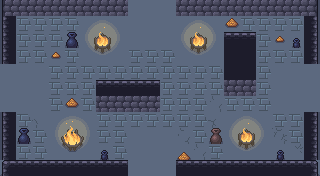

Rendered tile map (Tiled .tmx) drawn with the repository's tilesets; below, a short description and the full map source, tile grids included:
An orthogonal 20x11 tile map with 16x16 px tiles, 6 tile layers (ground, dressing, decor, walls, ...), 5 tilesets and 12 objects (5x ENTRY, 5x ENEMY, 2x PROP).

<map version="1.10" tiledversion="1.10.2" orientation="orthogonal" renderorder="right-down" width="20" height="11" tilewidth="16" tileheight="16" infinite="0" nextlayerid="8" nextobjectid="13">
 <tileset firstgid="1" name="wall" tilewidth="16" tileheight="16" tilecount="493" columns="17">
  <image source="../../../gfx/tiles/cove/walls_floor.png" width="272" height="464" />
 </tileset>
 <tileset firstgid="494" name="cracks" tilewidth="16" tileheight="16" tilecount="120" columns="8">
  <image source="../../../gfx/tiles/cove/cracks_floor.png" width="128" height="240" />
 </tileset>
 <tileset firstgid="614" name="wallcracks" tilewidth="16" tileheight="16" tilecount="256" columns="8">
  <image source="../../../gfx/tiles/cove/cracks_walls.png" width="128" height="512" />
 </tileset>
 <tileset firstgid="870" name="objects" tilewidth="16" tileheight="16" tilecount="216" columns="24">
  <image source="../../../gfx/tiles/cove/objects.png" width="384" height="144" />
 </tileset>
 <tileset firstgid="1086" name="fire" tilewidth="16" tileheight="16" tilecount="198" columns="11">
  <image source="../../../gfx/tiles/cove/fire.png" width="176" height="288" />
  <tile id="0">
   <animation>
    <frame tileid="0" duration="150" />
    <frame tileid="33" duration="150" />
    <frame tileid="66" duration="150" />
    <frame tileid="99" duration="150" />
    <frame tileid="132" duration="150" />
    <frame tileid="165" duration="150" />
   </animation>
  </tile>
  <tile id="1">
   <animation>
    <frame tileid="1" duration="150" />
    <frame tileid="34" duration="150" />
    <frame tileid="67" duration="150" />
    <frame tileid="100" duration="150" />
    <frame tileid="133" duration="150" />
    <frame tileid="166" duration="150" />
   </animation>
  </tile>
  <tile id="2">
   <animation>
    <frame tileid="2" duration="150" />
    <frame tileid="35" duration="150" />
    <frame tileid="68" duration="150" />
    <frame tileid="101" duration="150" />
    <frame tileid="134" duration="150" />
    <frame tileid="167" duration="150" />
   </animation>
  </tile>
  <tile id="3">
   <animation>
    <frame tileid="3" duration="150" />
    <frame tileid="36" duration="150" />
    <frame tileid="69" duration="150" />
    <frame tileid="102" duration="150" />
    <frame tileid="135" duration="150" />
    <frame tileid="168" duration="150" />
   </animation>
  </tile>
  <tile id="4">
   <animation>
    <frame tileid="4" duration="150" />
    <frame tileid="37" duration="150" />
    <frame tileid="70" duration="150" />
    <frame tileid="103" duration="150" />
    <frame tileid="136" duration="150" />
    <frame tileid="169" duration="150" />
   </animation>
  </tile>
  <tile id="5">
   <animation>
    <frame tileid="5" duration="150" />
    <frame tileid="38" duration="150" />
    <frame tileid="71" duration="150" />
    <frame tileid="104" duration="150" />
    <frame tileid="137" duration="150" />
    <frame tileid="170" duration="150" />
   </animation>
  </tile>
  <tile id="6">
   <animation>
    <frame tileid="6" duration="150" />
    <frame tileid="39" duration="150" />
    <frame tileid="72" duration="150" />
    <frame tileid="105" duration="150" />
    <frame tileid="138" duration="150" />
    <frame tileid="171" duration="150" />
   </animation>
  </tile>
  <tile id="7">
   <animation>
    <frame tileid="7" duration="150" />
    <frame tileid="40" duration="150" />
    <frame tileid="73" duration="150" />
    <frame tileid="106" duration="150" />
    <frame tileid="139" duration="150" />
    <frame tileid="172" duration="150" />
   </animation>
  </tile>
  <tile id="8">
   <animation>
    <frame tileid="8" duration="150" />
    <frame tileid="41" duration="150" />
    <frame tileid="74" duration="150" />
    <frame tileid="107" duration="150" />
    <frame tileid="140" duration="150" />
    <frame tileid="173" duration="150" />
   </animation>
  </tile>
  <tile id="9">
   <animation>
    <frame tileid="9" duration="150" />
    <frame tileid="42" duration="150" />
    <frame tileid="75" duration="150" />
    <frame tileid="108" duration="150" />
    <frame tileid="141" duration="150" />
    <frame tileid="174" duration="150" />
   </animation>
  </tile>
  <tile id="10">
   <animation>
    <frame tileid="10" duration="150" />
    <frame tileid="43" duration="150" />
    <frame tileid="76" duration="150" />
    <frame tileid="109" duration="150" />
    <frame tileid="142" duration="150" />
    <frame tileid="175" duration="150" />
   </animation>
  </tile>
  <tile id="11">
   <animation>
    <frame tileid="11" duration="150" />
    <frame tileid="44" duration="150" />
    <frame tileid="77" duration="150" />
    <frame tileid="110" duration="150" />
    <frame tileid="143" duration="150" />
    <frame tileid="176" duration="150" />
   </animation>
  </tile>
  <tile id="12">
   <animation>
    <frame tileid="12" duration="150" />
    <frame tileid="45" duration="150" />
    <frame tileid="78" duration="150" />
    <frame tileid="111" duration="150" />
    <frame tileid="144" duration="150" />
    <frame tileid="177" duration="150" />
   </animation>
  </tile>
  <tile id="13">
   <animation>
    <frame tileid="13" duration="150" />
    <frame tileid="46" duration="150" />
    <frame tileid="79" duration="150" />
    <frame tileid="112" duration="150" />
    <frame tileid="145" duration="150" />
    <frame tileid="178" duration="150" />
   </animation>
  </tile>
  <tile id="14">
   <animation>
    <frame tileid="14" duration="150" />
    <frame tileid="47" duration="150" />
    <frame tileid="80" duration="150" />
    <frame tileid="113" duration="150" />
    <frame tileid="146" duration="150" />
    <frame tileid="179" duration="150" />
   </animation>
  </tile>
  <tile id="15">
   <animation>
    <frame tileid="15" duration="150" />
    <frame tileid="48" duration="150" />
    <frame tileid="81" duration="150" />
    <frame tileid="114" duration="150" />
    <frame tileid="147" duration="150" />
    <frame tileid="180" duration="150" />
   </animation>
  </tile>
  <tile id="16">
   <animation>
    <frame tileid="16" duration="150" />
    <frame tileid="49" duration="150" />
    <frame tileid="82" duration="150" />
    <frame tileid="115" duration="150" />
    <frame tileid="148" duration="150" />
    <frame tileid="181" duration="150" />
   </animation>
  </tile>
  <tile id="17">
   <animation>
    <frame tileid="17" duration="150" />
    <frame tileid="50" duration="150" />
    <frame tileid="83" duration="150" />
    <frame tileid="116" duration="150" />
    <frame tileid="149" duration="150" />
    <frame tileid="182" duration="150" />
   </animation>
  </tile>
  <tile id="18">
   <animation>
    <frame tileid="18" duration="150" />
    <frame tileid="51" duration="150" />
    <frame tileid="84" duration="150" />
    <frame tileid="117" duration="150" />
    <frame tileid="150" duration="150" />
    <frame tileid="183" duration="150" />
   </animation>
  </tile>
  <tile id="19">
   <animation>
    <frame tileid="19" duration="150" />
    <frame tileid="52" duration="150" />
    <frame tileid="85" duration="150" />
    <frame tileid="118" duration="150" />
    <frame tileid="151" duration="150" />
    <frame tileid="184" duration="150" />
   </animation>
  </tile>
  <tile id="20">
   <animation>
    <frame tileid="20" duration="150" />
    <frame tileid="53" duration="150" />
    <frame tileid="86" duration="150" />
    <frame tileid="119" duration="150" />
    <frame tileid="152" duration="150" />
    <frame tileid="185" duration="150" />
   </animation>
  </tile>
  <tile id="21">
   <animation>
    <frame tileid="21" duration="150" />
    <frame tileid="54" duration="150" />
    <frame tileid="87" duration="150" />
    <frame tileid="120" duration="150" />
    <frame tileid="153" duration="150" />
    <frame tileid="186" duration="150" />
   </animation>
  </tile>
  <tile id="22">
   <animation>
    <frame tileid="22" duration="150" />
    <frame tileid="55" duration="150" />
    <frame tileid="88" duration="150" />
    <frame tileid="121" duration="150" />
    <frame tileid="154" duration="150" />
    <frame tileid="187" duration="150" />
   </animation>
  </tile>
  <tile id="23">
   <animation>
    <frame tileid="23" duration="150" />
    <frame tileid="56" duration="150" />
    <frame tileid="89" duration="150" />
    <frame tileid="122" duration="150" />
    <frame tileid="155" duration="150" />
    <frame tileid="188" duration="150" />
   </animation>
  </tile>
  <tile id="24">
   <animation>
    <frame tileid="24" duration="150" />
    <frame tileid="57" duration="150" />
    <frame tileid="90" duration="150" />
    <frame tileid="123" duration="150" />
    <frame tileid="156" duration="150" />
    <frame tileid="189" duration="150" />
   </animation>
  </tile>
  <tile id="25">
   <animation>
    <frame tileid="25" duration="150" />
    <frame tileid="58" duration="150" />
    <frame tileid="91" duration="150" />
    <frame tileid="124" duration="150" />
    <frame tileid="157" duration="150" />
    <frame tileid="190" duration="150" />
   </animation>
  </tile>
  <tile id="26">
   <animation>
    <frame tileid="26" duration="150" />
    <frame tileid="59" duration="150" />
    <frame tileid="92" duration="150" />
    <frame tileid="125" duration="150" />
    <frame tileid="158" duration="150" />
    <frame tileid="191" duration="150" />
   </animation>
  </tile>
  <tile id="27">
   <animation>
    <frame tileid="27" duration="150" />
    <frame tileid="60" duration="150" />
    <frame tileid="93" duration="150" />
    <frame tileid="126" duration="150" />
    <frame tileid="159" duration="150" />
    <frame tileid="192" duration="150" />
   </animation>
  </tile>
  <tile id="28">
   <animation>
    <frame tileid="28" duration="150" />
    <frame tileid="61" duration="150" />
    <frame tileid="94" duration="150" />
    <frame tileid="127" duration="150" />
    <frame tileid="160" duration="150" />
    <frame tileid="193" duration="150" />
   </animation>
  </tile>
  <tile id="29">
   <animation>
    <frame tileid="29" duration="150" />
    <frame tileid="62" duration="150" />
    <frame tileid="95" duration="150" />
    <frame tileid="128" duration="150" />
    <frame tileid="161" duration="150" />
    <frame tileid="194" duration="150" />
   </animation>
  </tile>
  <tile id="30">
   <animation>
    <frame tileid="30" duration="150" />
    <frame tileid="63" duration="150" />
    <frame tileid="96" duration="150" />
    <frame tileid="129" duration="150" />
    <frame tileid="162" duration="150" />
    <frame tileid="195" duration="150" />
   </animation>
  </tile>
  <tile id="31">
   <animation>
    <frame tileid="31" duration="150" />
    <frame tileid="64" duration="150" />
    <frame tileid="97" duration="150" />
    <frame tileid="130" duration="150" />
    <frame tileid="163" duration="150" />
    <frame tileid="196" duration="150" />
   </animation>
  </tile>
  <tile id="32">
   <animation>
    <frame tileid="32" duration="150" />
    <frame tileid="65" duration="150" />
    <frame tileid="98" duration="150" />
    <frame tileid="131" duration="150" />
    <frame tileid="164" duration="150" />
    <frame tileid="197" duration="150" />
   </animation>
  </tile>
 </tileset>
 <layer id="1" name="ground" width="20" height="11">
  <data encoding="csv">
251,251,251,251,251,251,251,251,251,251,251,251,251,251,251,251,251,251,251,251,
251,251,251,251,251,251,251,251,251,251,251,251,251,251,251,251,251,251,251,251,
251,251,251,251,251,251,251,251,251,251,251,251,251,251,251,251,251,251,251,251,
251,251,251,251,251,251,251,251,251,251,251,251,251,251,251,251,251,251,251,251,
251,251,251,251,251,251,251,251,251,251,251,251,251,251,251,251,251,251,251,251,
251,251,251,251,251,251,251,251,251,251,251,251,251,251,251,251,251,251,251,251,
251,251,251,251,251,251,251,251,251,251,251,251,251,251,251,251,251,251,251,251,
251,251,251,251,251,251,251,251,251,251,251,251,251,251,251,251,251,251,251,251,
251,251,251,251,251,251,251,251,251,251,251,251,251,251,251,251,251,251,251,251,
251,251,251,251,251,251,251,251,251,251,251,251,251,251,251,251,251,251,251,251,
251,251,251,251,251,251,251,251,251,251,251,251,251,251,251,251,251,251,251,251
</data>
 </layer>
 <layer id="2" name="dressing" width="20" height="11">
  <data encoding="csv">
0,616,0,0,0,0,0,0,0,0,0,640,656,0,0,0,0,641,0,0,
0,232,232,232,232,1094,1095,1096,0,0,0,1094,1095,1096,1051,232,232,232,232,0,
0,232,232,232,0,1105,0,1107,0,0,0,1105,0,1107,0,0,232,1052,0,0,
0,232,232,1052,232,1116,1117,1118,232,232,232,1116,1117,1118,0,0,232,232,232,0,
0,0,0,232,232,232,232,232,232,232,232,232,232,232,0,0,232,0,0,0,
0,0,0,232,232,232,0,0,0,0,232,232,232,232,0,0,232,0,0,0,
0,0,0,232,1051,232,0,0,0,0,232,232,232,610,232,232,232,0,0,0,
0,232,595,1091,1092,1093,232,232,232,232,232,232,232,591,1094,1095,1096,232,232,0,
0,0,232,1102,0,1104,232,232,0,0,0,606,232,0,1105,0,1107,608,232,0,
0,232,232,1113,1114,1115,0,232,0,0,0,910,610,232,1116,1117,1118,0,600,0,
0,0,0,0,0,0,0,0,0,0,0,0,0,0,0,0,0,0,0,0
</data>
 </layer>
 <layer id="3" name="decor" width="20" height="11">
  <data encoding="csv">
0,0,0,0,0,0,0,0,0,0,0,0,0,0,0,0,0,0,0,0,
0,0,0,0,0,0,0,0,0,0,0,0,0,0,0,0,0,0,0,0,
0,0,0,0,0,0,0,0,0,0,0,0,0,0,0,0,0,0,0,0,
0,0,0,0,0,0,0,0,0,0,0,0,0,0,0,0,0,0,0,0,
0,0,0,0,0,0,0,0,0,0,0,0,0,0,0,0,0,0,0,0,
0,0,0,0,0,0,0,0,0,0,0,0,0,0,0,0,0,0,0,0,
0,0,0,0,0,0,0,0,0,0,0,0,0,0,0,0,0,0,0,0,
0,0,0,0,0,0,0,0,0,0,0,0,0,0,0,0,0,0,0,0,
0,0,0,0,0,0,0,0,0,0,0,0,0,0,0,0,0,0,0,0,
0,0,0,0,0,0,0,0,0,0,0,0,0,0,0,0,0,0,0,0,
0,0,0,0,0,0,0,0,0,0,0,0,0,0,0,0,0,0,0,0
</data>
 </layer>
 <layer id="4" name="walls" width="20" height="11">
  <data encoding="csv">
70,71,71,71,71,71,71,71,0,0,0,71,71,71,71,71,71,71,71,72,
36,0,0,0,0,0,0,0,0,0,0,0,0,0,0,0,0,0,0,38,
36,0,0,0,0,0,0,0,0,0,0,0,0,0,0,0,0,0,0,38,
36,0,0,0,0,0,0,0,0,0,0,0,0,0,0,0,0,0,0,38,
0,0,0,0,0,0,0,0,0,0,0,0,0,0,0,0,0,0,0,0,
0,0,0,0,0,0,0,0,0,0,0,0,0,0,0,0,0,0,0,0,
0,0,0,0,0,0,0,0,0,0,0,0,0,0,0,0,0,0,0,0,
36,0,0,0,0,0,0,0,0,0,0,0,0,0,0,0,0,0,0,38,
36,0,0,0,0,0,0,0,0,0,0,0,0,0,0,0,0,0,0,38,
36,0,0,0,0,0,0,0,0,0,0,0,0,0,0,0,0,0,0,38,
19,20,20,20,20,20,20,20,0,0,0,20,20,20,20,20,20,20,20,21
</data>
 </layer>
 <layer id="5" name="props" width="20" height="11">
  <data encoding="csv">
0,0,0,0,0,0,0,0,0,0,0,0,0,0,0,0,0,0,0,0,
0,0,0,0,0,0,0,0,0,0,0,0,0,0,0,0,0,0,0,0,
0,0,0,0,1003,0,1106,0,0,0,0,0,1106,0,20,20,0,0,1005,0,
0,0,0,0,0,0,0,0,0,0,0,0,0,0,37,37,0,0,0,0,
0,0,0,0,0,0,0,0,0,0,0,0,0,0,37,37,0,0,0,0,
0,0,0,0,0,0,20,20,20,20,0,0,0,0,71,71,0,0,0,0,
0,0,0,0,0,0,71,71,71,71,0,0,0,0,0,0,0,0,0,0,
0,0,0,0,0,0,0,0,0,0,0,0,0,0,0,0,0,0,0,0,
0,1003,0,0,1103,0,0,0,0,0,0,0,0,1006,0,1106,0,0,0,0,
0,0,0,0,0,0,1005,0,0,0,0,0,0,0,0,0,0,1005,0,0,
0,0,0,0,0,0,0,0,0,0,0,0,0,0,0,0,0,0,0,0
</data>
 </layer>
 <layer id="6" name="overhead" width="20" height="11">
  <data encoding="csv">
0,0,0,0,0,0,0,0,0,0,0,0,0,0,0,0,0,0,0,0,
0,0,0,0,0,0,0,0,0,0,0,0,0,0,0,0,0,0,0,0,
0,0,0,0,0,0,0,0,0,0,0,0,0,0,0,0,0,0,0,0,
0,0,0,0,0,0,0,0,0,0,0,0,0,0,0,0,0,0,0,0,
0,0,0,0,0,0,0,0,0,0,0,0,0,0,0,0,0,0,0,0,
0,0,0,0,0,0,0,0,0,0,0,0,0,0,0,0,0,0,0,0,
0,0,0,0,0,0,0,0,0,0,0,0,0,0,0,0,0,0,0,0,
0,0,0,0,0,0,0,0,0,0,0,0,0,0,0,0,0,0,0,0,
0,0,0,0,0,0,0,0,0,0,0,0,0,0,0,0,0,0,0,0,
0,0,0,0,0,0,0,0,0,0,0,0,0,0,0,0,0,0,0,0,
0,0,0,0,0,0,0,0,0,0,0,0,0,0,0,0,0,0,0,0
</data>
 </layer>
 <objectgroup id="7" name="spawns">
  <object id="1" name="UP" type="ENTRY" x="152" y="24" />
  <object id="2" name="DOWN" type="ENTRY" x="152" y="152" />
  <object id="3" name="LEFT" type="ENTRY" x="24" y="88" />
  <object id="4" name="RIGHT" type="ENTRY" x="296" y="88" />
  <object id="5" name="" type="ENTRY" x="168" y="88" />
  <object id="6" name="" type="ENEMY" x="152" y="56" />
  <object id="7" name="" type="ENEMY" x="200" y="88" />
  <object id="8" name="" type="ENEMY" x="264" y="56" />
  <object id="9" name="" type="ENEMY" x="152" y="120" />
  <object id="10" name="" type="ENEMY" x="248" y="120" />
  <object id="11" name="torch" type="PROP" x="56" y="168" />
  <object id="12" name="torch" type="PROP" x="264" y="168" />
 </objectgroup>
</map>
